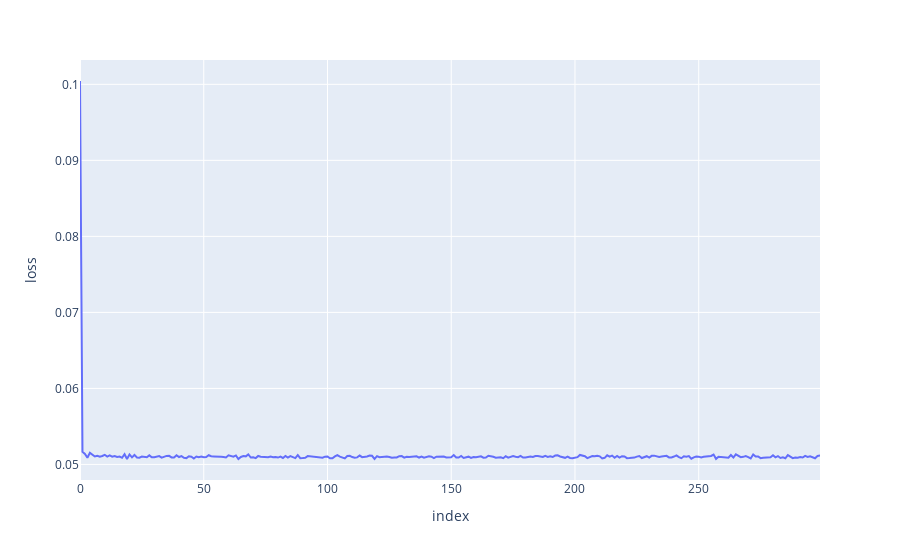
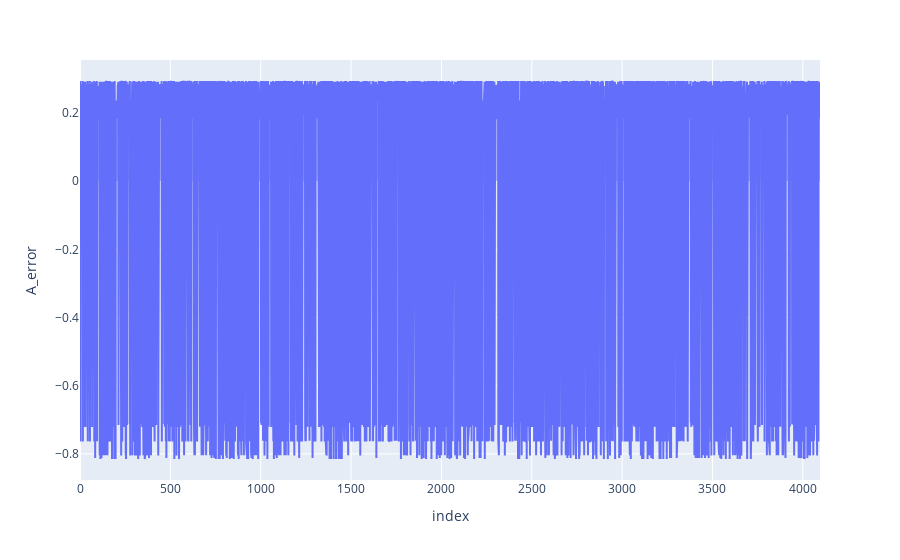
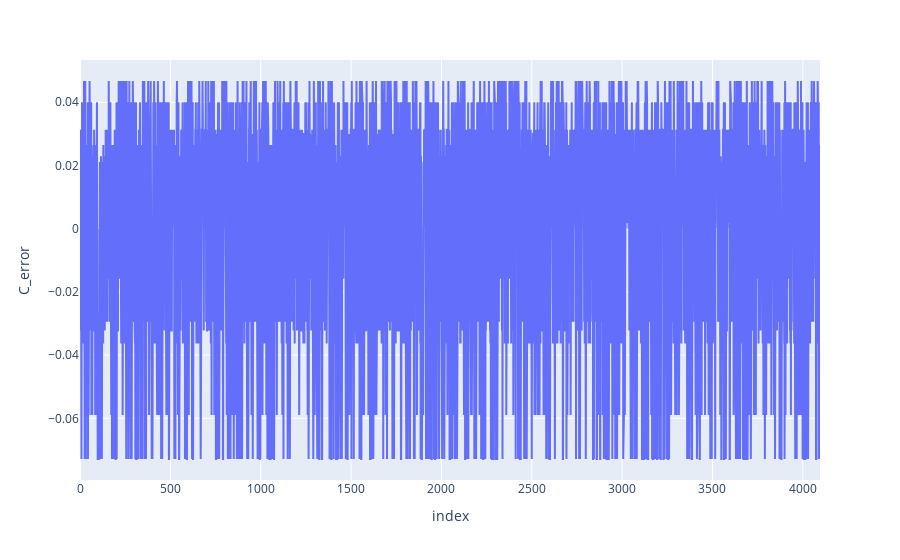
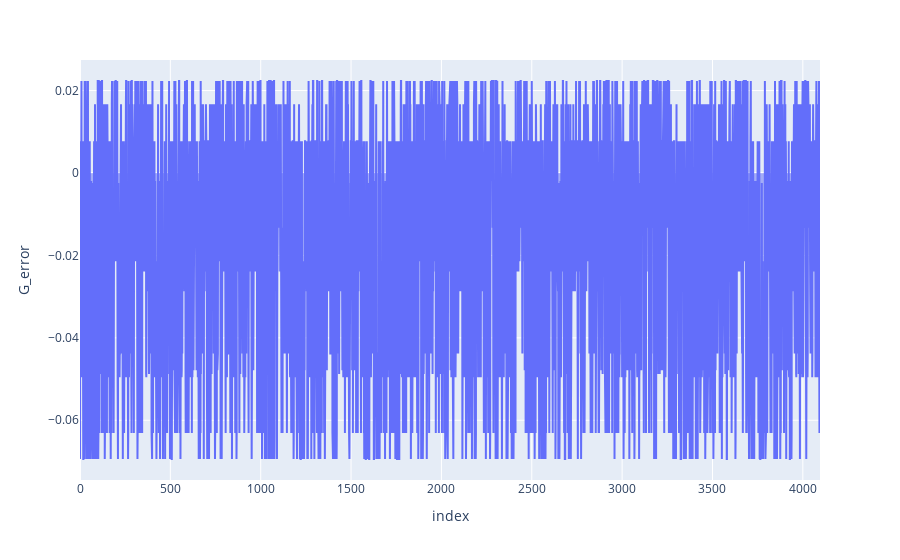

The notebook cell saved with these charts, in order:
### Code cell
# Error Decay
regressor_df = pd.DataFrame.from_dict(
    {
        'loss': nn.history.history['loss'],
    }
)

error_df = pd.DataFrame.from_dict(
    {
        'A_error': np.array(e[:,0,0]),
        'C_error': np.array(e[:,1,0]),
        'G_error': np.array(e[:,2,0]),
        'T_error': np.array(e[:,3,0])
    }
)

fig = px.line(regressor_df, y="loss")
fig.show()

fig = px.area(error_df, y='A_error')
fig.show()

fig = px.area(error_df, y='C_error')
fig.show()

fig = px.area(error_df, y='G_error')
fig.show()

fig = px.area(error_df, y='T_error')
fig.show()

### Figure 1 — Plotly figure (JSON) as saved in the notebook; plotly's stock layout.template omitted (floating-point values rounded to 4 significant figures; data arrays with more than 128 entries replaced by an {"elided": "..."} marker saying what was removed)
{"data": [{"hovertemplate": "index=%{x}<br>loss=%{y}<extra></extra>", "legendgroup": "", "line": {"color": "#636efa", "dash": "solid"}, "marker": {"symbol": "circle"}, "mode": "lines", "name": "", "orientation": "v", "showlegend": false, "type": "scatter", "x": {"elided": "300 int values"}, "xaxis": "x", "y": {"elided": "300 float values"}, "yaxis": "y"}], "layout": {"legend": {"tracegroupgap": 0}, "margin": {"t": 60}, "xaxis": {"anchor": "y", "domain": [0, 1], "title": {"text": "index"}}, "yaxis": {"anchor": "x", "domain": [0, 1], "title": {"text": "loss"}}}}

### Figure 2 — Plotly figure (JSON) as saved in the notebook; plotly's stock layout.template omitted (floating-point values rounded to 4 significant figures; data arrays with more than 128 entries replaced by an {"elided": "..."} marker saying what was removed)
{"data": [{"fillpattern": {"shape": ""}, "hovertemplate": "index=%{x}<br>A_error=%{y}<extra></extra>", "legendgroup": "", "line": {"color": "#636efa"}, "marker": {"symbol": "circle"}, "mode": "lines", "name": "", "orientation": "v", "showlegend": false, "stackgroup": "1", "type": "scatter", "x": {"elided": "4096 int values"}, "xaxis": "x", "y": {"elided": "4096 float values"}, "yaxis": "y"}], "layout": {"legend": {"tracegroupgap": 0}, "margin": {"t": 60}, "xaxis": {"anchor": "y", "domain": [0, 1], "title": {"text": "index"}}, "yaxis": {"anchor": "x", "domain": [0, 1], "title": {"text": "A_error"}}}}

### Figure 3 — Plotly figure (JSON) as saved in the notebook; plotly's stock layout.template omitted (floating-point values rounded to 4 significant figures; data arrays with more than 128 entries replaced by an {"elided": "..."} marker saying what was removed)
{"data": [{"fillpattern": {"shape": ""}, "hovertemplate": "index=%{x}<br>C_error=%{y}<extra></extra>", "legendgroup": "", "line": {"color": "#636efa"}, "marker": {"symbol": "circle"}, "mode": "lines", "name": "", "orientation": "v", "showlegend": false, "stackgroup": "1", "type": "scatter", "x": {"elided": "4096 int values"}, "xaxis": "x", "y": {"elided": "4096 float values"}, "yaxis": "y"}], "layout": {"legend": {"tracegroupgap": 0}, "margin": {"t": 60}, "xaxis": {"anchor": "y", "domain": [0, 1], "title": {"text": "index"}}, "yaxis": {"anchor": "x", "domain": [0, 1], "title": {"text": "C_error"}}}}

### Figure 4 — Plotly figure (JSON) as saved in the notebook; plotly's stock layout.template omitted (floating-point values rounded to 4 significant figures; data arrays with more than 128 entries replaced by an {"elided": "..."} marker saying what was removed)
{"data": [{"fillpattern": {"shape": ""}, "hovertemplate": "index=%{x}<br>G_error=%{y}<extra></extra>", "legendgroup": "", "line": {"color": "#636efa"}, "marker": {"symbol": "circle"}, "mode": "lines", "name": "", "orientation": "v", "showlegend": false, "stackgroup": "1", "type": "scatter", "x": {"elided": "4096 int values"}, "xaxis": "x", "y": {"elided": "4096 float values"}, "yaxis": "y"}], "layout": {"legend": {"tracegroupgap": 0}, "margin": {"t": 60}, "xaxis": {"anchor": "y", "domain": [0, 1], "title": {"text": "index"}}, "yaxis": {"anchor": "x", "domain": [0, 1], "title": {"text": "G_error"}}}}
